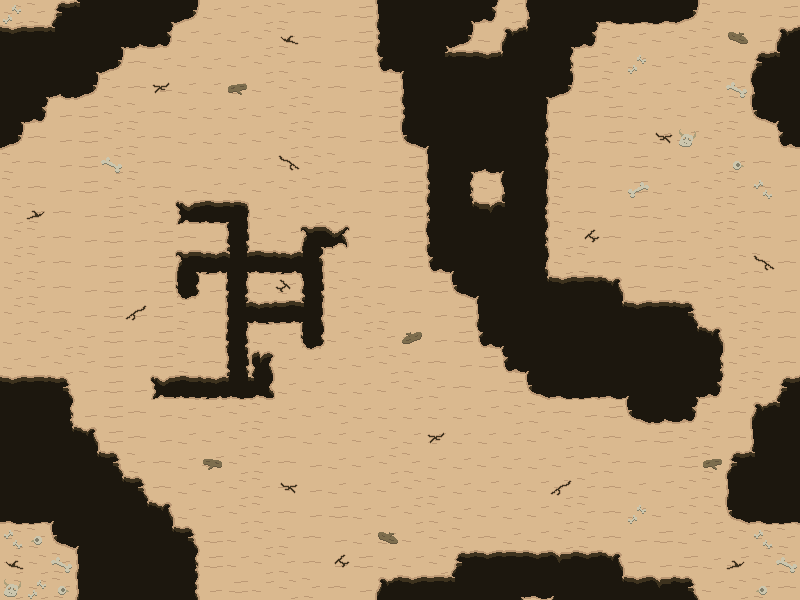

A 2D game scene composited from a Tiled map and its tileset images. What follows is a short description and the map's XML, with every tile layer's data as written:
An orthogonal 32x24 tile map with 25x25 px tiles, 3 tile layers (desertLayer, decorLayer, collisionLayer), 4 tilesets.

<map version="1.5" tiledversion="1.6.0" orientation="orthogonal" renderorder="right-down" width="32" height="24" tilewidth="25" tileheight="25" infinite="0" nextlayerid="5" nextobjectid="1">
 <tileset firstgid="1" name="tm_collision" tilewidth="25" tileheight="25" tilecount="1" columns="1">
  <image source="tm_collision.png" width="25" height="25" />
 </tileset>
 <tileset firstgid="2" name="ts_decor" tilewidth="25" tileheight="25" tilecount="16" columns="4">
  <image source="ts_decor.png" width="100" height="100" />
 </tileset>
 <tileset firstgid="18" name="ts_desert" tilewidth="25" tileheight="25" tilecount="48" columns="8">
  <image source="ts_desert.png" width="200" height="150" />
 </tileset>
 <tileset firstgid="66" name="anim_lead_idle" tilewidth="25" tileheight="25" tilecount="52" columns="13">
  <image source="../Animations/anim_lead_idle.png" width="342" height="114" />
 </tileset>
 <layer id="1" name="desertLayer" width="32" height="24">
  <data encoding="csv">
20,21,35,38,44,44,47,61,18,19,20,21,22,23,24,43,44,2147483692,2147483694,2147483707,2147483669,2147483701,44,47,32,33,2147483680,61,21,22,23,24,
30,31,38,44,47,2147483708,2147483707,19,18,19,20,21,22,23,24,51,44,2147483694,61,2147483671,2147483685,2147483687,47,2147483707,21,18,19,20,21,22,23,24,
44,44,44,47,61,22,18,19,18,19,20,21,22,23,24,59,46,2147483686,2147483679,2147483678,2147483687,2147483692,45,24,21,18,19,20,21,22,23,24,
44,47,60,61,21,22,23,18,18,18,19,20,21,22,23,24,43,44,44,44,44,47,61,24,21,18,18,19,20,21,22,23,
47,2147483707,23,24,20,21,22,18,18,18,19,20,21,22,23,24,51,44,44,44,44,2147483691,22,23,24,18,18,19,20,21,22,23,
61,22,23,24,20,21,22,18,18,18,19,20,21,22,23,24,2147483709,46,44,44,44,45,22,23,24,18,18,19,20,21,22,23,
21,22,23,24,20,21,22,23,18,18,18,19,20,21,22,23,24,43,47,60,46,53,21,22,23,24,18,19,20,21,22,23,
21,22,23,24,20,21,22,23,18,18,19,20,21,22,23,24,24,51,45,20,2147483701,2147483691,21,22,23,24,18,19,20,21,22,23,
20,21,22,23,24,20,21,26,27,48,18,19,20,21,22,23,24,2147483693,39,36,38,2147483699,21,22,23,24,18,19,20,21,22,23,
20,21,22,23,24,23,24,22,23,42,18,19,49,29,22,23,24,2147483701,44,44,44,45,20,21,22,23,24,19,20,21,22,23,
20,21,22,23,24,23,24,49,28,25,27,28,2147483712,21,22,23,24,59,46,44,44,53,20,21,22,23,24,18,19,20,21,22,
20,21,22,23,24,23,24,58,23,2147483690,18,18,42,20,21,22,23,24,2147483709,46,44,39,30,31,37,22,23,24,20,21,22,23,
20,21,22,23,24,23,24,21,22,2147483704,2147483676,2147483675,56,19,20,21,22,23,24,43,44,44,44,44,39,30,31,2147483683,19,20,21,22,
30,37,22,23,24,23,24,21,22,2147483690,18,18,58,19,20,21,22,23,24,59,46,44,44,44,44,44,44,39,37,20,21,22,
44,45,22,23,24,23,24,21,22,42,2147483682,18,18,18,19,20,21,22,23,24,59,46,44,44,44,44,44,44,45,20,21,22,
44,39,2147483683,23,24,23,26,27,28,65,40,18,19,18,18,19,20,21,22,23,24,2147483709,32,33,32,46,44,47,2147483707,20,21,22,
44,44,45,23,24,22,23,18,19,20,21,18,19,20,18,18,18,18,18,19,20,21,22,23,24,2147483709,2147483708,2147483707,21,22,23,24,
44,44,39,37,24,22,23,18,19,20,21,22,18,18,19,20,18,18,18,18,18,19,20,21,22,23,24,20,21,22,23,24,
44,44,44,39,2147483683,21,22,18,19,20,21,22,23,18,19,20,21,18,18,19,18,18,19,20,21,22,23,24,21,22,49,2147483675,
44,44,44,44,39,2147483683,22,18,19,20,21,22,23,18,18,19,20,21,18,19,18,19,20,21,22,18,19,20,21,22,2147483690,24,
32,33,46,44,44,39,37,18,19,20,21,22,23,24,18,19,20,21,18,19,18,19,20,21,22,18,19,20,26,27,65,2147483676,
20,21,2147483709,46,44,44,39,2147483683,24,19,20,21,22,23,18,18,19,20,21,22,18,19,20,21,22,23,24,18,18,19,20,21,
20,20,21,43,44,44,44,45,24,19,20,21,22,23,24,18,19,20,35,30,2147483679,2147483678,2147483684,2147483678,37,22,23,24,18,19,20,21,
20,20,21,43,44,44,44,2147483699,23,24,19,20,21,22,23,2147483685,30,31,38,44,44,44,44,44,39,30,2147483684,2147483683,19,20,21,22
</data>
 </layer>
 <layer id="2" name="decorLayer" width="32" height="24">
  <data encoding="csv">
2147483661,0,0,0,0,0,0,0,0,0,0,0,0,0,0,0,0,0,0,0,0,0,0,0,0,0,0,0,0,0,0,0,
0,0,0,0,0,0,0,0,0,0,0,2,0,0,0,0,0,0,0,0,0,0,0,0,0,0,0,0,0,2147483656,0,2147483685,
0,0,0,0,0,0,0,0,0,0,0,0,0,0,0,0,0,0,0,0,0,0,0,0,0,2147483661,0,0,0,0,35,38,
0,0,0,0,0,0,2147483651,0,0,2147483655,0,0,0,0,0,0,0,0,0,0,0,0,0,0,0,0,0,0,0,12,2147483701,44,
0,0,0,0,0,0,0,0,0,0,0,0,0,0,0,0,0,0,0,0,0,0,0,0,0,0,0,0,0,0,2147483709,46,
0,0,0,0,0,0,0,0,0,0,0,0,0,0,0,0,0,0,0,0,0,0,0,0,0,0,3,10,0,0,0,59,
0,0,0,0,12,0,0,0,0,0,0,4,0,0,0,0,0,0,0,0,0,0,0,0,0,0,0,0,0,11,0,0,
0,0,0,0,0,0,0,0,0,0,0,0,0,0,0,0,0,0,0,0,0,0,0,0,0,2147483660,0,0,0,0,13,0,
0,2147483650,0,0,0,0,0,0,0,0,0,0,0,0,0,0,0,0,0,0,0,0,0,0,0,0,0,0,0,0,0,0,
0,0,0,0,0,0,0,0,0,0,0,0,0,0,0,0,0,0,0,0,0,0,0,5,0,0,0,0,0,0,0,0,
0,0,0,0,0,0,0,0,0,0,0,0,0,0,0,0,0,0,0,0,0,0,0,0,0,0,0,0,0,0,4,0,
0,0,0,0,0,0,0,0,0,0,0,2147483653,0,0,0,0,0,0,0,0,0,0,0,0,0,0,0,0,0,0,0,0,
0,0,0,0,0,2147483652,0,0,0,0,0,0,0,0,0,0,0,0,0,0,0,0,0,0,0,0,0,0,0,0,0,0,
18,19,20,21,0,0,0,0,0,0,0,0,0,0,0,0,8,0,0,0,0,0,0,0,0,0,0,0,0,0,0,0,
18,19,20,21,0,0,0,0,0,0,0,0,0,0,0,0,0,0,0,0,0,0,0,0,0,0,0,0,0,0,0,0,
30,31,0,0,0,0,0,0,0,0,0,0,0,0,0,0,0,0,0,0,0,0,0,0,0,0,0,0,0,0,0,35,
0,0,0,0,0,0,0,0,0,0,0,0,0,0,0,0,0,0,0,0,0,0,0,0,0,0,0,0,0,0,2147483685,38,
0,0,0,0,0,0,0,0,0,0,0,0,0,0,0,0,0,2147483651,0,0,0,0,0,0,0,0,0,0,0,0,43,44,
0,0,0,0,0,0,0,0,7,0,0,0,0,0,0,0,0,0,0,0,0,0,0,0,0,0,0,0,2147483655,35,38,44,
0,0,0,0,0,0,0,0,0,0,0,3,0,0,0,0,0,0,0,0,0,0,2147483652,0,0,0,0,0,0,43,44,44,
0,0,0,0,0,0,0,0,0,0,0,0,0,0,0,0,0,0,0,0,0,0,0,0,0,2147483661,0,0,20,2147483709,32,33,
13,2147483659,0,0,0,0,0,0,0,0,0,0,0,0,0,2147483656,0,0,0,0,0,0,0,0,0,0,0,0,19,20,13,0,
2,0,12,0,0,0,0,0,0,0,0,0,0,5,0,0,0,0,0,0,0,0,0,0,0,0,0,0,0,2147483650,0,12,
10,2147483661,11,0,0,0,0,0,0,0,0,0,0,0,0,0,0,0,0,0,47,32,46,0,0,0,0,0,0,0,2147483659,0
</data>
 </layer>
 <layer id="3" name="collisionLayer" width="32" height="24">
  <data encoding="csv">
0,0,0,0,0,0,0,0,0,0,0,0,0,0,0,0,0,0,0,0,0,0,0,0,0,0,0,0,0,0,0,0,
0,0,0,0,0,0,0,0,0,0,0,0,0,0,0,0,0,0,0,0,0,0,0,0,0,0,0,0,0,0,0,0,
0,0,0,0,0,0,0,0,0,0,0,0,0,0,0,0,0,0,0,0,0,0,0,0,0,0,0,0,0,0,0,0,
0,0,0,0,0,0,0,0,0,0,0,0,0,0,0,0,0,0,0,0,0,0,0,0,0,0,0,0,0,0,0,0,
0,0,0,0,0,0,0,0,0,0,0,0,0,0,0,0,0,0,0,0,0,0,0,0,0,0,0,0,0,0,0,0,
0,0,0,0,0,0,0,0,0,0,0,0,0,0,0,0,0,0,0,0,0,0,0,0,0,0,0,0,0,0,0,0,
0,0,0,0,0,0,0,0,0,0,0,0,0,0,0,0,0,0,0,0,0,0,0,0,0,0,0,0,0,0,0,0,
0,0,0,0,0,0,0,0,0,0,0,0,0,0,0,0,0,0,0,0,0,0,0,0,0,0,0,0,0,0,0,0,
0,0,0,0,0,0,0,0,0,0,0,0,0,0,0,0,0,0,0,0,0,0,0,0,0,0,0,0,0,0,0,0,
0,0,0,0,0,0,0,0,0,0,0,0,0,0,0,0,0,0,0,0,0,0,0,0,0,0,0,0,0,0,0,0,
0,0,0,0,0,0,0,0,0,0,0,0,0,0,0,0,0,0,0,0,0,0,0,0,0,0,0,0,0,0,0,0,
0,0,0,0,0,0,0,0,0,0,0,0,0,0,0,0,0,0,0,0,0,0,0,0,0,0,0,0,0,0,0,0,
0,0,0,0,0,0,0,0,0,0,0,0,0,0,0,0,0,0,0,0,0,0,0,0,0,0,0,0,0,0,0,0,
0,0,0,0,0,0,0,0,0,0,0,0,0,0,0,0,0,0,0,0,0,0,0,0,0,0,0,0,0,0,0,0,
0,0,0,0,0,0,0,0,0,0,0,0,0,0,0,0,0,0,0,0,0,0,0,0,0,0,0,0,0,0,0,0,
0,0,0,0,0,0,0,0,0,0,0,0,0,0,0,0,0,0,0,0,0,0,0,0,0,0,0,0,0,0,0,0,
0,0,0,0,0,0,0,0,0,0,0,0,0,0,0,0,0,0,0,0,0,0,0,0,0,0,0,0,0,0,0,0,
0,0,0,0,0,0,0,0,0,0,0,0,0,0,0,0,0,0,0,0,0,0,0,0,0,0,0,0,0,0,0,0,
0,0,0,0,0,0,0,0,0,0,0,0,0,0,0,0,0,0,0,0,0,0,0,0,0,0,0,0,0,0,0,0,
0,0,0,0,0,0,0,0,0,0,0,0,0,0,0,0,0,0,0,0,0,0,0,0,0,0,0,0,0,0,0,0,
0,0,0,0,0,0,0,0,0,0,0,0,0,0,0,0,0,0,0,0,0,0,0,0,0,0,0,0,0,0,0,0,
0,0,0,0,0,0,0,0,0,0,0,0,0,0,0,0,0,0,0,0,0,0,0,0,0,0,0,0,0,0,0,0,
0,0,0,0,0,0,0,0,0,0,0,0,0,0,0,0,0,0,0,0,0,0,0,0,0,0,0,0,0,0,0,0,
0,0,0,0,0,0,0,0,0,0,0,0,0,0,0,0,0,0,0,0,0,0,0,0,0,0,0,0,0,0,0,0
</data>
 </layer>
 <objectgroup id="4" name="objectsLayer" />
</map>